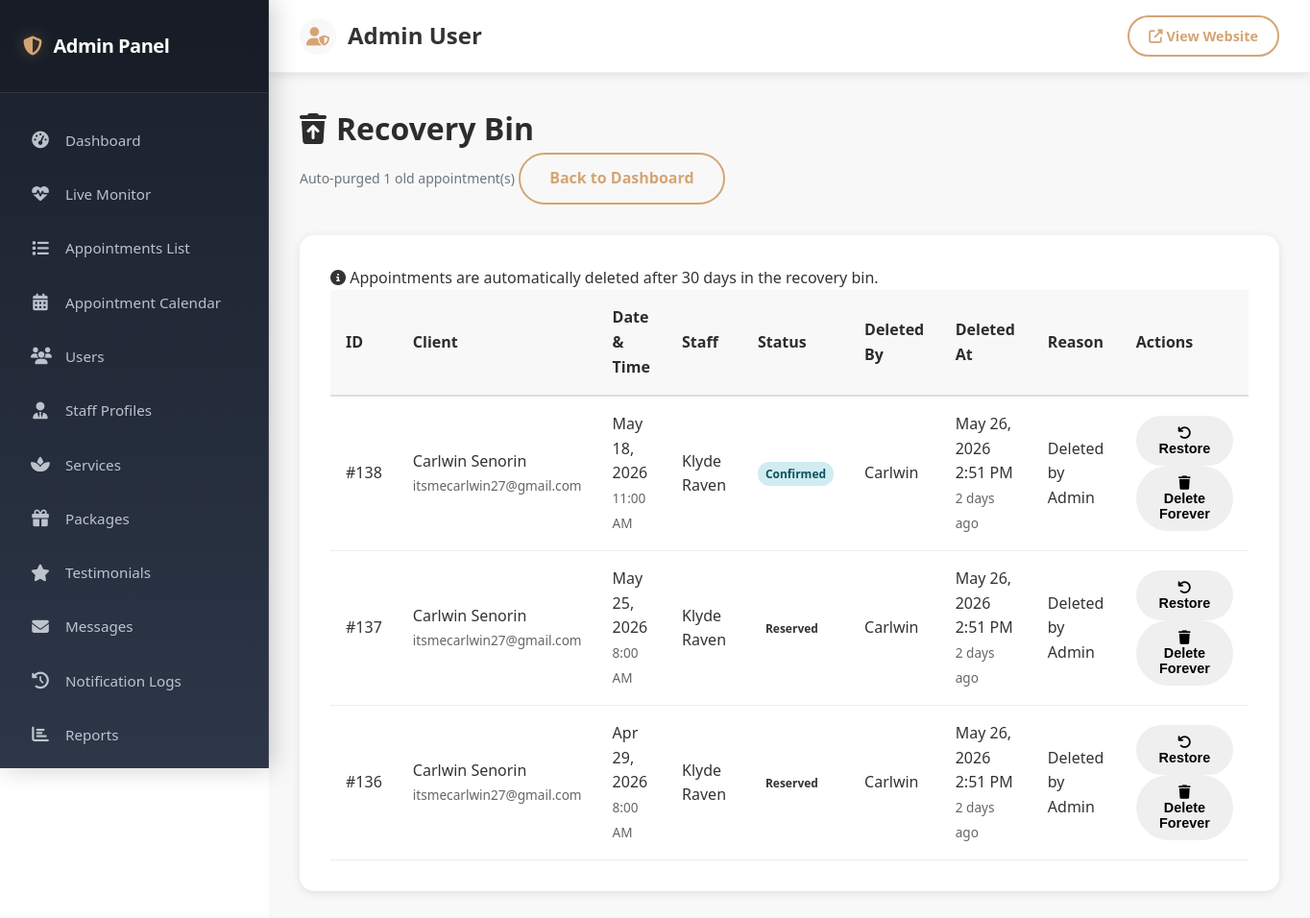
Screenshot of /admin/recovery-bin.php (signed in) with the database file from the repository.
### tables this page shows
CREATE TABLE `appointments` (
  `id` int(11) NOT NULL,
  `user_id` int(11) NOT NULL,
  `staff_id` int(11) DEFAULT NULL,
  `appointment_date` date NOT NULL,
  `appointment_time` time NOT NULL,
  `checked_in_at` timestamp NULL DEFAULT NULL,
  `end_time` time NOT NULL,
  `services` longtext NOT NULL COMMENT 'Array of service IDs' CHECK (json_valid(`services`)),
  `pax` int(11) DEFAULT 1,
  `client_details` longtext DEFAULT NULL CHECK (json_valid(`client_details`)),
  `total_price` decimal(10,2) NOT NULL,
  `discount_applied` decimal(10,2) DEFAULT 0.00,
  `final_price` decimal(10,2) NOT NULL,
  `status` enum('pending','reserved','confirmed','completed','cancelled','no_show') DEFAULT 'pending',
  `payment_status` enum('pending','paid','refunded') DEFAULT 'pending',
  `payment_method` varchar(50) DEFAULT 'pay_on_arrival',
  `notes` text DEFAULT NULL,
  `reminder_sent` tinyint(1) DEFAULT 0,
  `created_at` timestamp NOT NULL DEFAULT current_timestamp(),
  `updated_at` timestamp NOT NULL DEFAULT current_timestamp() ON UPDATE current_timestamp(),
  `follow_up_sent` tinyint(1) DEFAULT 0,
  `deleted_at` timestamp NULL DEFAULT NULL,
  `deleted_by` int(11) DEFAULT NULL,
  `deletion_reason` text DEFAULT NULL
);

CREATE TABLE `users` (
  `id` int(11) NOT NULL,
  `first_name` varchar(100) NOT NULL,
  `last_name` varchar(100) NOT NULL,
  `email` varchar(255) NOT NULL,
  `phone` varchar(20) NOT NULL,
  `password` varchar(255) NOT NULL,
  `role` enum('client','admin','staff') DEFAULT 'client',
  `status` enum('active','inactive') DEFAULT 'active',
  `reset_token` varchar(255) DEFAULT NULL,
  `reset_expires` datetime DEFAULT NULL,
  `created_at` timestamp NOT NULL DEFAULT current_timestamp(),
  `updated_at` timestamp NOT NULL DEFAULT current_timestamp() ON UPDATE current_timestamp(),
  `last_login` timestamp NULL DEFAULT NULL,
  `last_ip` varchar(45) DEFAULT NULL,
  `profile_picture` varchar(500) DEFAULT NULL,
  `tier` enum('standard','premium','vip') DEFAULT 'standard'
);

### config/recovery-functions.php (called while the page is built, shortened)
<?php
function getDeletedAppointments($user_id = null, $is_admin = false) {
    $conn = getDBConnection();
    $sql = "SELECT a.*,
            u.first_name, u.last_name, u.email,
            su.first_name as staff_name,
            deleter.first_name as deleted_by_name
            FROM appointments a
            JOIN users u ON a.user_id = u.id
            LEFT JOIN staff s ON a.staff_id = s.id
            LEFT JOIN users su ON s.user_id = su.id
            LEFT JOIN users deleter ON a.deleted_by = deleter.id
            WHERE a.deleted_at IS NOT NULL";
    $params = [];
    $sql .= " ORDER BY a.deleted_at DESC";
    $stmt = $conn->prepare($sql);
    $stmt->execute($params);
    return $stmt->fetchAll();
}
function purgeOldDeletedAppointments() {
    $conn = getDBConnection();
    $stmt = $conn->prepare("DELETE FROM appointments
                            WHERE deleted_at IS NOT NULL
                            AND deleted_at < DATE_SUB(NOW(), INTERVAL 30 DAY)");
    $stmt->execute();
    return $stmt->rowCount();
}

### config/functions.php (called while the page is built, shortened)
<?php
if (file_exists(__DIR__ . '/recovery-functions.php')) {
    require_once __DIR__ . '/recovery-functions.php';
}
function formatDate($date) {
    return date('M d, Y', strtotime($date));
}

### admin/recovery-bin.php (the view, shortened to what this page needs)
<?php
require_once '../config/functions.php';
$deleted = getDeletedAppointments(null, true);
$purge_count = purgeOldDeletedAppointments();
?>
<?php include '../includes/admin-header.php'; ?>
<div class="admin-content">
    <div class="admin-header">
        <h1><i class="fas fa-trash-restore"></i> Recovery Bin</h1>
        <div>
            <?php if ($purge_count > 0): ?>
                <small class="text-muted">Auto-purged <?php echo $purge_count; ?> old appointment(s)</small>
            <?php endif; ?>
            <a href="index.php" class="btn btn-outline">Back to Dashboard</a>
        </div>
    </div>
    <?php if (empty($deleted)): ?>
    <div class="admin-card">
        <div class="empty-state">
            <i class="fas fa-inbox fa-3x"></i>
            <h3>Recovery bin is empty</h3>
            <p>Deleted appointments will appear here and be automatically purged after 30 days.</p>
        </div>
    </div>
    <?php else: ?>
    <div class="admin-card">
        <div class="alert alert-info">
            <i class="fas fa-info-circle"></i>
            Appointments are automatically deleted after 30 days in the recovery bin.
        </div>
        <div class="table-responsive">
            <table class="admin-table">
                <thead>
                    <tr>
                        <th>ID</th>
                        <th>Client</th>
                        <th>Date & Time</th>
                        <th>Staff</th>
                        <th>Status</th>
                        <th>Deleted By</th>
                        <th>Deleted At</th>
                        <th>Reason</th>
                        <th>Actions</th>
                    </tr>
                </thead>
                <tbody>
                    <?php foreach ($deleted as $apt):
                        $days_old = floor((time() - strtotime($apt['deleted_at'])) / 86400);
                    ?>
                    <tr class="<?php echo $days_old >= 25 ? 'warning-row' : ''; ?>">
                        <td>#<?php echo $apt['id']; ?></td>
                        <td>
                            <?php echo htmlspecialchars($apt['first_name'] . ' ' . $apt['last_name']); ?>
                            <br><small><?php echo htmlspecialchars($apt['email']); ?></small>
                        </td>
                        <td>
                            <?php echo formatDate($apt['appointment_date']); ?><br>
                            <small><?php echo date('g:i A', strtotime($apt['appointment_time'])); ?></small>
                        </td>
                        <td><?php echo htmlspecialchars($apt['staff_name'] ?? 'Not assigned'); ?></td>
                        <td><span class="badge badge-<?php echo $apt['status']; ?>"><?php echo ucfirst($apt['status']); ?></span></td>
                        <td><?php echo htmlspecialchars($apt['deleted_by_name'] ?? 'System'); ?></td>
                        <td>
                            <?php echo date('M d, Y g:i A', strtotime($apt['deleted_at'])); ?>
                            <br><small class="text-muted"><?php echo $days_old; ?> days ago</small>
                        </td>
                        <td><?php echo htmlspecialchars($apt['deletion_reason'] ?? '-'); ?></td>
                        <td>
                            <button class="btn btn-sm btn-success"
                                    onclick="restoreAppointment(<?php echo $apt['id']; ?>)"
                                    title="Restore appointment">
                                <i class="fas fa-undo"></i> Restore
                            </button>
                            <button class="btn btn-sm btn-danger"
                                    onclick="permanentDelete(<?php echo $apt['id']; ?>)"
                                    title="Delete permanently">
                                <i class="fas fa-trash"></i> Delete Forever
                            </button>
                        </td>
                    </tr>
                    <?php endforeach; ?>
                </tbody>
            </table>
        </div>
    </div>
    <?php endif; ?>
</div>
<?php include '../includes/admin-footer.php'; ?>

### assets/css/style.css (style rules this page uses)
* { margin: 0; padding: 0; box-sizing: border-box; }
:root { --primary-color: #d4a574; --secondary-color: #8b6f47; --accent-color: #f5e6d3; --dark-color: #2c2c2c; --light-color: #f8f8f8; --text-color: #333; --success-color: #28a745; --danger-color: #dc3545; --warning-color: #ffc107; --info-color: #17a2b8; --white: #ffffff; --shadow: 0 2px 10px rgba(0, 0, 0, 0.1); --shadow-lg: 0 5px 20px rgba(0, 0, 0, 0.15); }
body { font-family: 'Segoe UI', Tahoma, Geneva, Verdana, sans-serif; line-height: 1.6; color: var(--text-color); background-color: var(--white); }
.btn { display: inline-block; padding: 12px 30px; border-radius: 50px; text-decoration: none; font-weight: 600; transition: all 0.3s; border: 2px solid transparent; cursor: pointer; font-size: 1rem; }
.btn-outline { background: transparent; color: var(--primary-color); border-color: var(--primary-color); }
.btn-sm { padding: 8px 20px; font-size: 0.9rem; }

### assets/css/admin.css (style rules this page uses)
.admin-body { margin: 0; padding: 0; }
.admin-content { max-width: 1400px; margin: 0 auto; }
.admin-header { margin-bottom: 2rem; }
.admin-header h1 { color: var(--dark-color); display: flex; align-items: center; gap: 10px; }
.admin-card { background: var(--white); padding: 2rem; border-radius: 15px; box-shadow: var(--shadow); margin-bottom: 2rem; }
.table-responsive { overflow-x: auto; }
.admin-table { width: 100%; border-collapse: collapse; }
.admin-table thead { background: var(--light-color); }
.admin-table th { padding: 1rem; text-align: left; font-weight: 600; color: var(--dark-color); border-bottom: 2px solid #ddd; }
.admin-table td { padding: 1rem; border-bottom: 1px solid #eee; }
.admin-table small { color: #666; font-size: 0.85rem; }

### admin/recovery-bin.php (style rules this page uses)
.badge { padding: 0.25rem 0.5rem; border-radius: 12px; font-size: 0.75rem; font-weight: 600; }
.badge-pending, .badge-confirmed { background-color: #d1ecf1; color: #0c5460; }
.text-muted { color: #6c757d; font-size: 0.875rem; }

### rows the page displays
appointments: id "138", user.last_name "Carlwin Senorin", user.email "itsmecarlwin27@gmail.com", appointment_date "May 18, 2026", appointment_time "11:00 AM", users.first_name "Klyde Raven", status "Confirmed", user.first_name "Carlwin", deleted_at "May 26, 2026 2:51 PM", deleted_at "2", deletion_reason "Deleted by Admin"
appointments: id "137", user.last_name "Carlwin Senorin", user.email "itsmecarlwin27@gmail.com", appointment_date "May 25, 2026", appointment_time "8:00 AM", users.first_name "Klyde Raven", status "Reserved", user.first_name "Carlwin", deleted_at "May 26, 2026 2:51 PM", deleted_at "2", deletion_reason "Deleted by Admin"
appointments: id "136", user.last_name "Carlwin Senorin", user.email "itsmecarlwin27@gmail.com", appointment_date "Apr 29, 2026", appointment_time "8:00 AM", users.first_name "Klyde Raven", status "Reserved", user.first_name "Carlwin", deleted_at "May 26, 2026 2:51 PM", deleted_at "2", deletion_reason "Deleted by Admin"

### other values shown
$_SESSION['admin_name'] "Admin User"
$purge_count "1"
